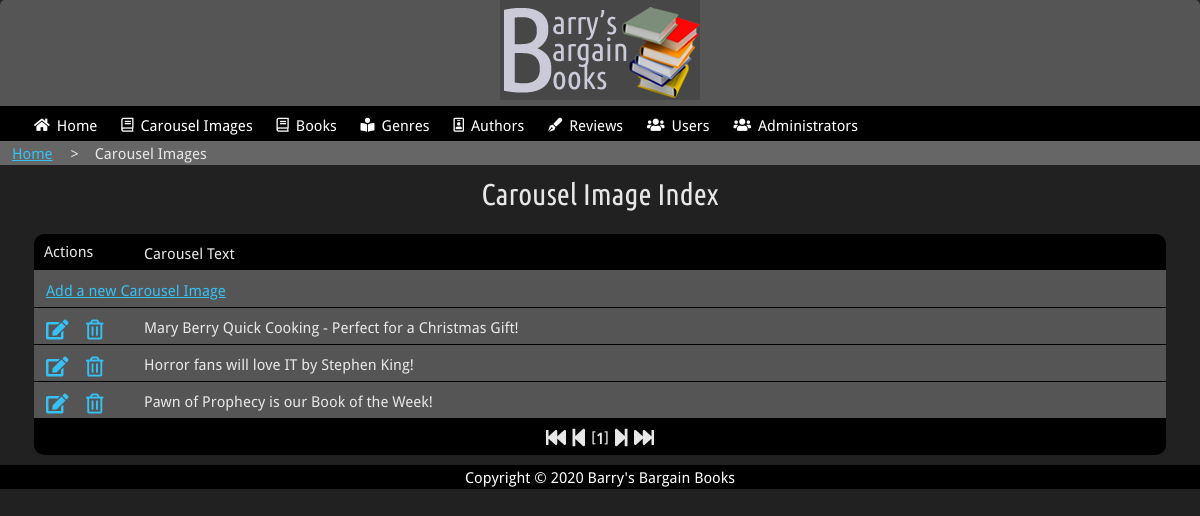
Screenshot of /admin/carousels.php (signed in) with the database file from the repository.
### tables this page shows
CREATE TABLE `carousel` (
  `carouselID` int(11) NOT NULL,
  `image` varchar(200) DEFAULT NULL,
  `mobile_image` varchar(200) DEFAULT NULL,
  `image_alt` varchar(100) DEFAULT NULL,
  `description` varchar(200) DEFAULT NULL,
  `link` varchar(200) DEFAULT NULL,
  `is_active` tinyint(1) NOT NULL DEFAULT '1'
);

### admin/carousels.php (the view, shortened to what this page needs)
<!DOCTYPE html>
<html lang="en" class="text-100">
<head>
    <link rel="stylesheet" href="css/admin.css">
    <link rel="stylesheet" href="../css/fontawesome.css">
</head>
<body>
    <header>
        <div >
            <a href="index.php"><img src="images/logo.png" alt="Barry's Bargain Books Logo"></a>
        </div>
    </header>
    <?php include 'includes/main_nav.php'; ?>
    <main id="main">
    	<section class="breadcrumb">
            <div id="breadcrumb" class="boc-grid-container">
                <a href="index.php" title="retrun to the home page">Home</a>
                <span class="separator">></span>
                <span class="current">Carousel Images</span>
            </div>
        </section>
        <h2 class="boc-center">Carousel Image Index</h2>
    	<div id="paged-list" class="boc-grid-container">
	    	<div class="form-row header">
				<span class="list_actions">Actions</span>
				<span class="list_name">Carousel Text</span>
			</div>
        	<div class="form-row rollover">
        		<span class="list_name right"><a href="carousel_add.php" title="Add a new Carousel Image">Add a new Carousel Image</a></span>
			</div>
<?php
include 'includes/connection.php';
try {
  $stmt = $connection->prepare("SELECT COUNT(*) as count FROM carousel");
  $stmt->execute();
  $result = $stmt->fetch(PDO::FETCH_ASSOC);
  $number_of_rows = $result['count'];
} catch( PDOExecption $error ) {
	print "Error!: " . $error->getMessage() . "</br>";
}
$rows_per_page = 10;
$total_pages = ceil($number_of_rows / $rows_per_page);
if (isset($_GET['page']) && is_numeric($_GET['page'])) {
   $page = (int)$_GET['page'];
} else {
   $page = 1;
}
$row_offset = ($page - 1) * $rows_per_page;
try {
	$stmt = $connection->prepare("SELECT carouselID, description FROM carousel LIMIT :offset, :rowsperpage");
	$stmt->bindParam(':offset', $row_offset, PDO::PARAM_INT);
	$stmt->bindParam(':rowsperpage', $rows_per_page, PDO::PARAM_STR);
	$stmt->execute();
	while ($result = $stmt->fetch(PDO::FETCH_ASSOC)) { ?>
  		<div class="form-row rollover">
  			<span class="list_name"><?php echo $result['description']; ?></span>
  			<span class="list_edit icon"><a href="carousel_edit.php?id=<?php echo $result['carouselID']; ?>" title="edit this carousel image"><i class="fas fa-edit"></i></a></span>
  			<span class="list_delete icon"><a href="javascript:makeSureDelete('carousel_delete.php?id=<?php echo $result['carouselID']; ?>');" title="delete this carousel image"><i class="far fa-trash-alt"></i></i></a></span>
  		</div>
  <?php
	}
} catch( PDOExecption $error ) {
	print "Error!: " . $error->getMessage() . "</br>";
}
?>
		<div class="form-row footer">
<?php
$range = 5;
if ($page > 1) {
	$previous_page = $page - 1;
	echo "<a href='{$_SERVER['PHP_SELF']}?page=1' title='previous page'><i class='fas fa-fast-backward'></i></a>";
	echo " <a href='{$_SERVER['PHP_SELF']}?page=$previous_page' title='first page'><i class='fas fa-step-backward'></i></a>";
} else {
	echo "<i class='fas fa-fast-backward'></i>";
	echo " <i class='fas fa-step-backward'></i>";
}
for ($loop_count = ($page - $range); $loop_count < (($page + $range) + 1); $loop_count++) {
	if (($loop_count > 0) && ($loop_count <= $total_pages)) {
		if ($loop_count == $page) {
			echo " [<b>$loop_count</b>] ";
		} else {
			echo " <a href='{$_SERVER['PHP_SELF']}?page=$loop_count'>$loop_count</a> ";
		}
	}
}
if ($page != $total_pages) {
	$next_page = $page + 1;
	echo " <a href='{$_SERVER['PHP_SELF']}?page=$next_page' title='next page'><i class='fas fa-step-forward'></i></a>";
	echo " <a href='{$_SERVER['PHP_SELF']}?page=$total_pages' title='last page'><i class='fas fa-fast-forward'></i></a>";
} else {
	echo " <i class='fas fa-step-forward'></i>";
	echo " <i class='fas fa-fast-forward'></i>";
}
?>
    	</div>
    </main>
    <footer>
            Copyright &copy; 2020 Barry's Bargain Books
    </footer>
</body>
</html>

### admin/css/admin.css (style rules this page uses)
* { box-sizing: border-box; position: relative; }
html { font-size: 100%; padding: 0rem; margin: 0rem; height: 100%; width: 100%; }
html.text-100 { font-size: 1rem; }
body { font-family: "Droid Sans", "Helvetica Neue", Helvetica, Arial, sans-serif; font-weight: 400; line-height: 1.6; font-weight: 400; padding: 0rem; margin: 0rem; height: 100%; width: 100%; background-color: #f3f2f1; }
img { max-width: 100%; height: auto; }
h1, h2, h3, h4, h5, h6 { font-family: "Ubuntu Condensed", sans-serif; font-weight: 400; margin: 0.625rem 0; text-align: center; }
h2 { font-size: 1.875rem; line-height: 1.3; }
body { font-size: 0.9375rem !important; }
body { color: #e7e7e7; background-color: #212121; }
@media (min-width: 50rem) and (max-width: 75rem) { h2 { font-size: 1.875rem; line-height: 1.3; text-align: left; } }
@media (min-width: 50rem) and (max-width: 75rem) { body, input, select, textarea { font-size: 0.9375rem !important; } }
a { border: 0.125rem solid transparent; color: #36c0f4; transition: color 0.3s ease-in-out; }
header { background-color: #474747; text-align: center; }
.boc-grid-container { position: relative; width: 100%; margin: 0 auto; padding: 0.625rem; }
.boc-center { text-align: center; }
@media (min-width: 50rem) and (max-width: 75rem) { .boc-grid-container { width: 96%; } }
.breadcrumb { background-color: #666; }
#breadcrumb { position: relative; width: 100%; margin: 0 auto; padding: 0rem 0.625rem 0 0.625rem; }
.separator { margin: 0 0.75rem; }
#paged-list i { font-size: 20px; }
#paged-list .form-row.header { background-color: #000; border-radius: 10px 10px 0px 0px; min-height: 30px; }
#paged-list span.list_actions { position: absolute; left: 10px; }
#paged-list .form-row { width: 100%; background-color: #555; padding: 5px 10px; }
#paged-list .form-row.rollover { border-bottom: 1px solid #000; }
#paged-list .form-row span.icon { position: absolute; display: inline-block; top: 6px; }
#paged-list .form-row span.list_delete { left: 50px; }
#paged-list .form-row span.list_edit { left: 10px; }
#paged-list .form-row span.list_name { padding-left: 100px; }
#paged-list .form-row span.list_name.right { margin-left: -100px; }
#paged-list .form-row.footer { background-color: #000; border-radius: 0px 0px 10px 10px; text-align: center; min-height: 30px; }
header { background-color: #555; border-radius: 5px 5px 0px 0px; padding: 0px 10px; }
.form-row { width: 100%; }
.form-row * { vertical-align: middle; }
footer { background-color: #000; color: #fff; text-align: center; }

### rows the page displays
carousel: description "Mary Berry Quick Cooking - Perfect for a Christmas Gift!"
carousel: description "Horror fans will love IT by Stephen King!"
carousel: description "Pawn of Prophecy is our Book of the Week!"
